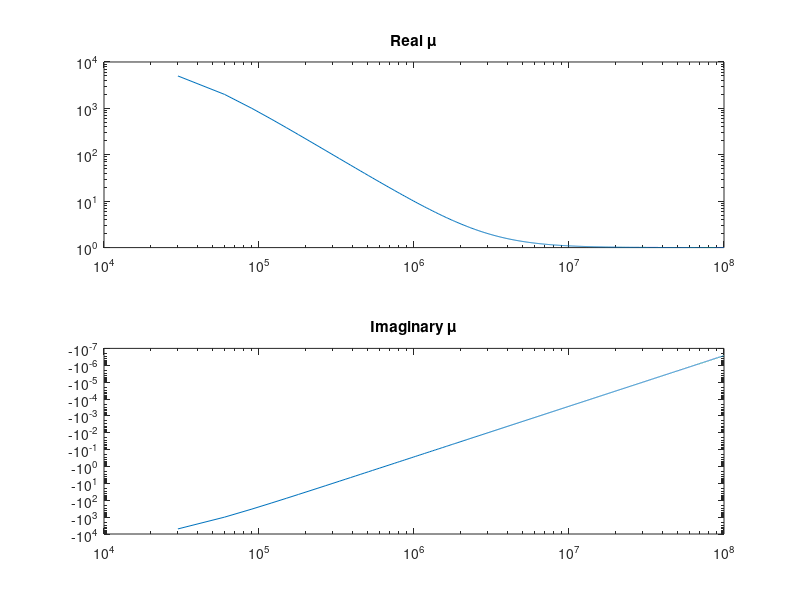
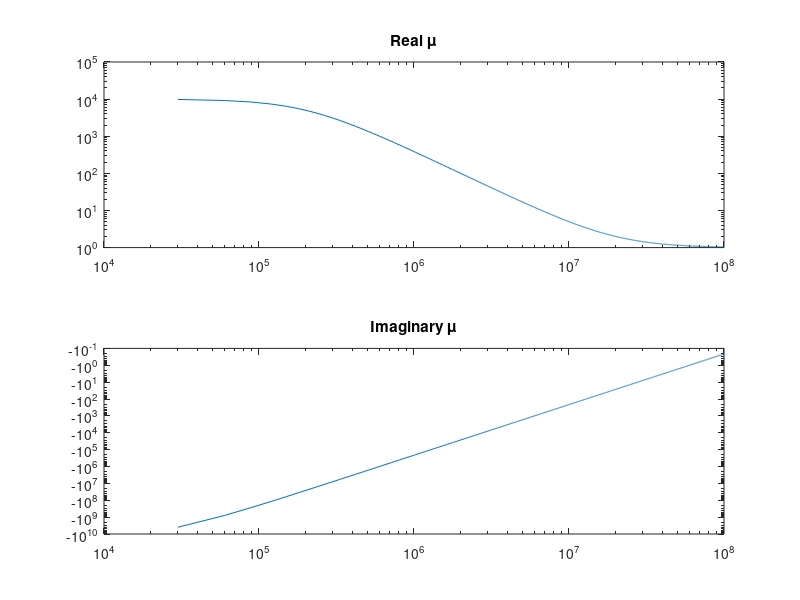
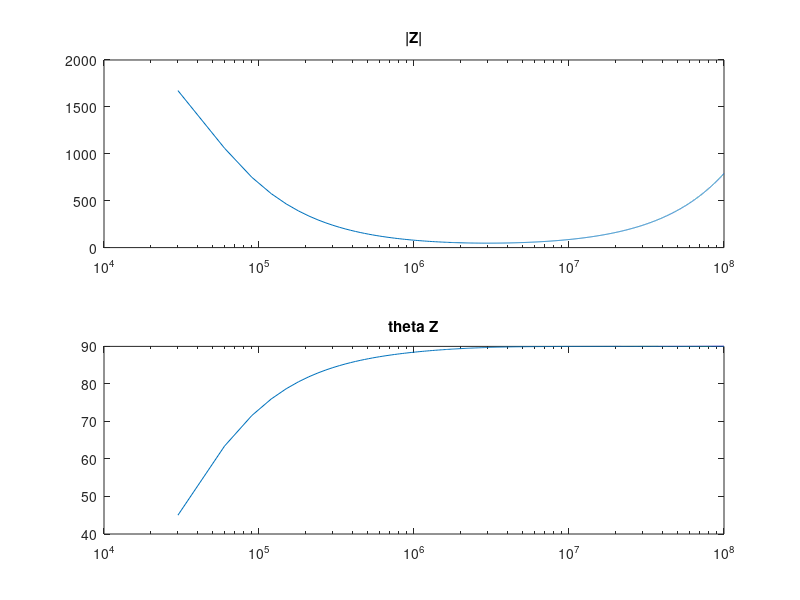
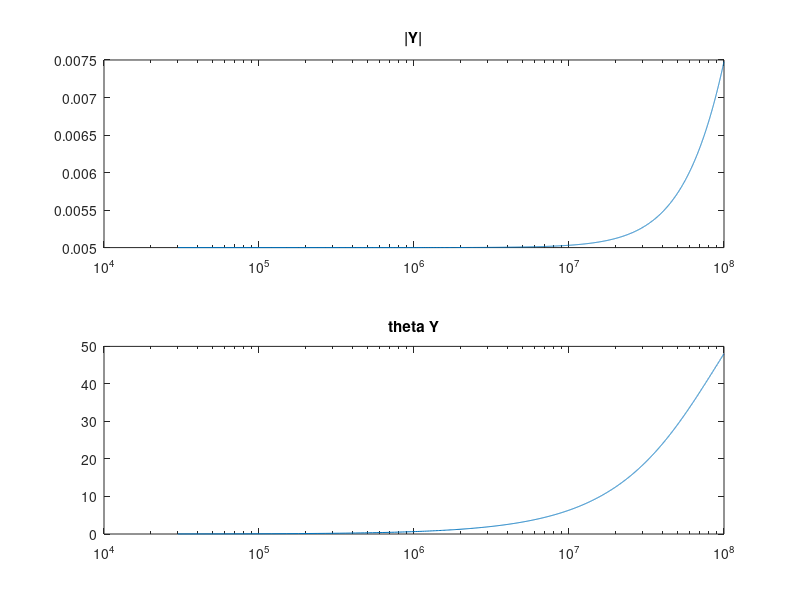

Write the MATLAB code that produced these figures, in order.
clc;clear all;
% fi=fopen('Permeability.txt');
% l=fgetl(fi);
% in=1;
% while ischar(l)
% %for kj=1:81
%     %%disp(l);
%     text{in}=l;
%     data{in}=sscanf(text{in},'%f %f');
%     f(in)=(data{in}(1));
%     eps(in)=data{in}(2);
%     
%     l=fgetl(fi);
%     in=in+1;
% end

epsr=0.9999;
a0=1e0;%0.1mm
c0=2.99792458e8;%Speed of Light (m/s)
f0=c0/a0;%3000GHz
t0=1/f0;%0.33e-12 (s)
mu0=4*pi*(1e-7);% (H/m)
eps0=8.854187817e-12;% (F/m)

% loglog(f,eps);
% grid('off')
% xlabel('Frequency (Hz)')
% ylabel('Relative Permeability \mu_r')
% axis([7e7 1e10 0.1 1e4])

muinf=1;gamma=.0001;fn=.0001;sigma=-10000;
f=0:1e-4:(1/3); 
mur=muinf+(sigma.*fn.*fn)./(-f.*f-1i*gamma*f);
cf=(1+((f*f0)./(0.2e6)).*((f*f0)./(0.2e6)));
mur2=mu0+((10000*mu0)./cf)-1i.*cf.*((f*f0)/(0.2e6));

figure;
subplot(2,1,1);loglog(f*f0,real(mur));title('Real \mu');
subplot(2,1,2);loglog(f*f0,imag(mur));title('Imaginary \mu');

figure;
subplot(2,1,1);loglog(f*f0,real(mur2)/mu0);title('Real \mu');
subplot(2,1,2);loglog(f*f0,imag(mur)/mu0);title('Imaginary \mu');


f=f*f0;mur=mur*mu0;sigma=5e-3;eps=(1*eps0)-1i*(sigma./(2*pi*f));
gamma=1i.*2.*pi.*f.*sqrt(mur.*eps);
eta=sqrt(mur./eps);
Z=gamma.*eta;Y=gamma./eta;
alpha=real(gamma);beta=imag(gamma);vp=(2.*pi.*f)./beta;

figure;hold on;
subplot(2,1,1);semilogx(f,abs(Z));title('|Z|');
subplot(2,1,2);semilogx(f,angle(Z)*(180/pi));title('theta Z');

figure;hold on;
subplot(2,1,1);semilogx(f,abs(Y));title('|Y|');
subplot(2,1,2);semilogx(f,angle(Y)*(180/pi));title('theta Y');

figure;hold on;
subplot(2,1,1);semilogx(f,alpha);title('alpha');
subplot(2,1,2);semilogx(f,beta);title('beta');

figure;hold on;
subplot(2,1,1);semilogx(f,abs(eta));title('\eta');
subplot(2,1,2);semilogx(f,angle(eta)*(180/pi));title('theta \eta');

figure;
semilogx(f,vp);title('vp');
